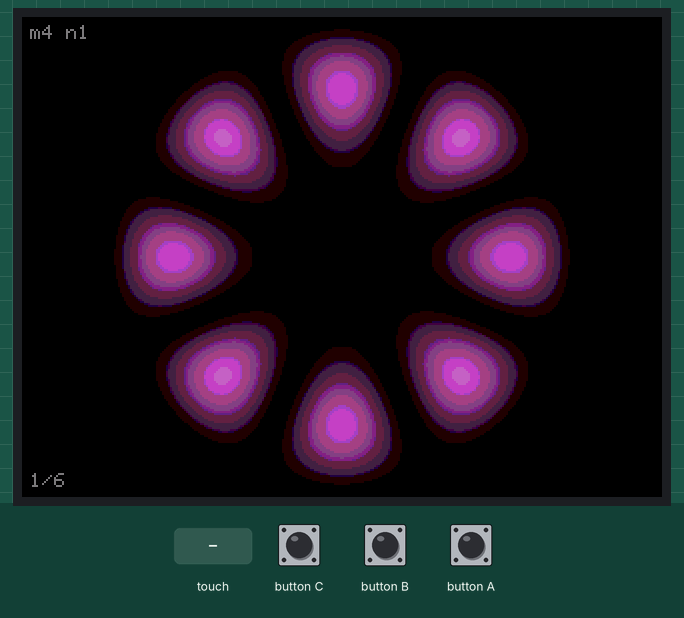
A sketch run on a simulated ESP32-S3. On the bench: 320×240 colour display. Inputs (shaded band) come from the test bench.

Above: at 1.4 s.
1.5 s: touch panel pressed at 13 % / 10 % of its raw x / y range
At 2.34 s:
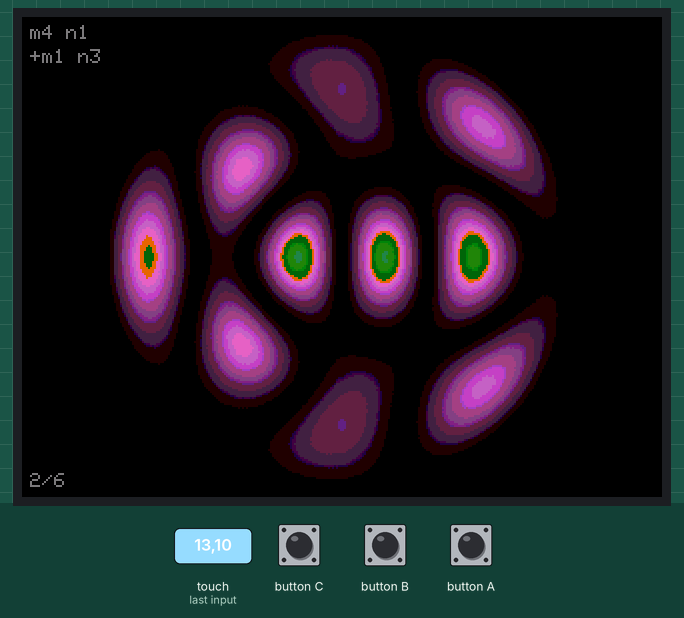
4.5 s: button C pressed for 0.15 s
At 6.49 s:
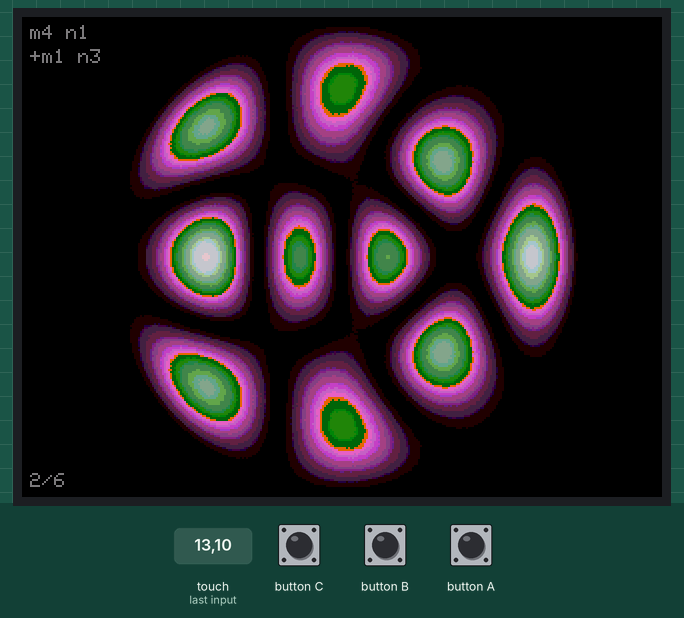
7.6 s: button B pressed for 0.15 s
At 8.22 s:
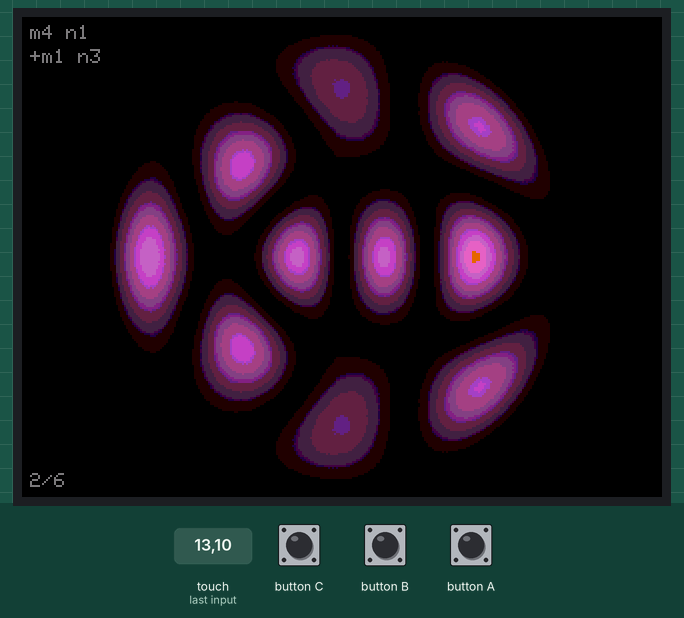
9.5 s: button A pressed for 0.15 s
12.6 s: button C pressed for 1 s
16.6 s: button B pressed for 1 s
At 19.29 s:
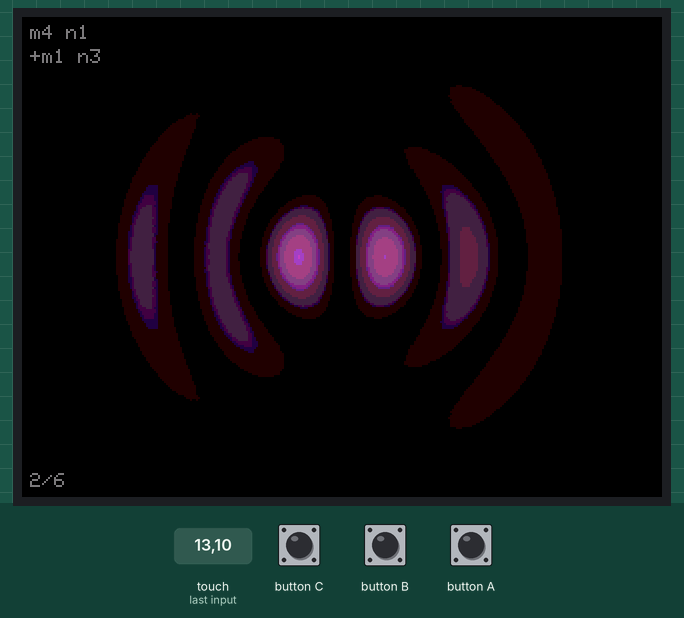
Timing chart, 0 to 20.8 s (numbered marks = the images above; inputs shaded):
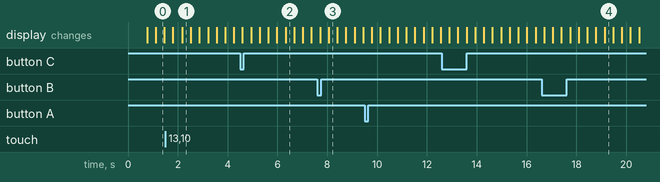

Measured:
- after the input at 1.5 s, the display: first differs from a run without the input after 0.67 s (image 1)

The sketch:

ProvaCimatica.ino
```cpp
// =====================================================================
//  Prova Cimatica
//  I modi di vibrazione di una membrana circolare, come l'acqua in un
//  piatto che vibra con il suono.
//
//  Forma:     ogni modo ha m diametri nodali (raggi scuri) e n cerchi
//             nodali (anelli). Il profilo radiale è la funzione di
//             Bessel J_m, l'angolo è cos(m·θ).
//  Tempo:     un'onda stazionaria è forma fissa × cos(ωt): la forma si
//             calcola una volta sola all'avvio (lenta), a ogni frame si
//             moltiplica solo per un numero. Due modi mescolati, ognuno
//             con la sua frequenza, danno le figure asimmetriche.
//  Luce:      chiaro dove la superficie si muove (ventri), scuro sulle
//             linee nodali.
//  Tocco:     passa alla combinazione di modi successiva.
//
//  Scheda:   M5CoreS3 (pacchetto schede M5Stack)
//  Librerie: M5CoreS3 (installa anche M5Unified e M5GFX)
// =====================================================================

#include <M5CoreS3.h>
#include <math.h>

// ---------------------------------------------------------------- base
static constexpr int W = 320, H = 240;
static constexpr int L = 240, X0 = (W - L) / 2;     // il piatto: quadrato centrale 240 x 240
M5Canvas tela(&CoreS3.Display);

constexpr uint16_t rgb(uint8_t r, uint8_t g, uint8_t b) {
  return ((r & 0xF8) << 8) | ((g & 0xFC) << 3) | (b >> 3);
}
const uint16_t NERO = rgb(0, 0, 0), GRIGIO = rgb(120, 120, 120);

// luminosità 0..255 -> colore già con i byte scambiati, pronto per il buffer dello sprite
uint16_t tinta[256];

// ---------------------------------------------------------------- modi
// zeri della funzione di Bessel J_m: riga = m (0..4), colonna = n (1..3)
const float ZERI[5][3] = {
  { 2.405f,  5.520f,  8.654f }, { 3.832f,  7.016f, 10.173f }, { 5.136f,  8.417f, 11.620f },
  { 6.380f,  9.761f, 13.015f }, { 7.588f, 11.065f, 14.373f }
};

struct Combinazione { int mA, nA, mB, nB; float misto; };
const Combinazione COMBINAZIONI[] = {
  { 4, 1, 0, 1, 0.0f  },   // 8 raggi, puro
  { 4, 1, 1, 3, 0.6f  },   // raggi e anelli che si contendono il piatto
  { 2, 1, 0, 2, 0.5f  },
  { 3, 2, 1, 1, 0.7f  },   // la stella si sposta di lato
  { 1, 2, 0, 3, 0.5f  },
  { 4, 2, 2, 1, 0.6f  },
};
const int N_COMB = sizeof(COMBINAZIONI) / sizeof(COMBINAZIONI[0]);
int comb = 0;

int8_t* formaA;     // forma del modo, -127..127, un byte per pixel
int8_t* formaB;
float frqA, frqB;   // Hz: in una membrana la frequenza cresce con lo zero di Bessel

void calcolaForma(int8_t* f, int m, int n) {
  float k = ZERI[m][n - 1];
  float scala = 127.0f / (m == 0 ? 1.0f : 0.6f);   // massimo di J_0 = 1, degli altri circa 0.58
  for (int y = 0; y < L; y++)
    for (int x = 0; x < L; x++) {
      float dx = (x - L / 2 + 0.5f) / (L / 2), dy = (y - L / 2 + 0.5f) / (L / 2);
      float r = sqrtf(dx * dx + dy * dy);
      float v = r > 1 ? 0 : jnf(m, k * r) * cosf(m * atan2f(dy, dx));
      f[y * L + x] = (int8_t)constrain((int)(v * scala), -127, 127);
    }
}

void preparaCombinazione() {
  const Combinazione& c = COMBINAZIONI[comb];
  CoreS3.Display.fillRect(0, 0, X0, H, NERO);
  CoreS3.Display.setTextColor(GRIGIO, NERO);
  CoreS3.Display.drawString("calcolo...", 4, 4);
  calcolaForma(formaA, c.mA, c.nA);
  calcolaForma(formaB, c.mB, c.nB);
  frqA = 0.12f * ZERI[c.mA][c.nA - 1];
  frqB = 0.12f * ZERI[c.mB][c.nB - 1];

  CoreS3.Display.fillRect(0, 0, X0, H, NERO);
  char s[16];
  snprintf(s, sizeof(s), "m%d n%d", c.mA, c.nA);
  CoreS3.Display.drawString(s, 4, 4);
  if (c.misto > 0) {
    snprintf(s, sizeof(s), "+m%d n%d", c.mB, c.nB);
    CoreS3.Display.drawString(s, 4, 16);
  }
  snprintf(s, sizeof(s), "%d/%d", comb + 1, N_COMB);
  CoreS3.Display.drawString(s, 4, H - 12);
}

// ---------------------------------------------------------------- disegno
void disegna(float t) {
  const Combinazione& c = COMBINAZIONI[comb];
  int a = (int)(128 * cosf(TWO_PI * frqA * t));
  int b = (int)(128 * c.misto * cosf(TWO_PI * frqB * t));
  uint16_t* buf = (uint16_t*)tela.getBuffer();
  for (int i = 0; i < L * L; i++) {
    int s = (formaA[i] * a + formaB[i] * b) >> 7;   // -254..254
    buf[i] = tinta[min(abs(s), 255)];
  }
  tela.pushSprite(X0, 0);
}

// ---------------------------------------------------------------- setup e loop
void setup() {
  auto cfg = M5.config();
  CoreS3.begin(cfg);
  Serial.begin(115200);

  CoreS3.Display.setBrightness(160);
  CoreS3.Display.fillScreen(NERO);

  // grigio caldo, come le foto stampate; la curva scurisce i toni medi e fa risaltare i ventri
  for (int i = 0; i < 256; i++) {
    float g = powf(i / 255.0f, 1.4f);
    tinta[i] = __builtin_bswap16(rgb(255 * g, 245 * g, 225 * g));
  }

  tela.setColorDepth(16);
  tela.setPsram(false);
  if (!tela.createSprite(L, L)) { tela.setPsram(true); tela.createSprite(L, L); }

  formaA = (int8_t*)malloc(L * L);
  formaB = (int8_t*)malloc(L * L);
  preparaCombinazione();
}

void loop() {
  CoreS3.update();
  if (CoreS3.Touch.getDetail().wasClicked()) {
    comb = (comb + 1) % N_COMB;
    preparaCombinazione();
  }
  disegna(millis() / 1000.0f);
}
```
